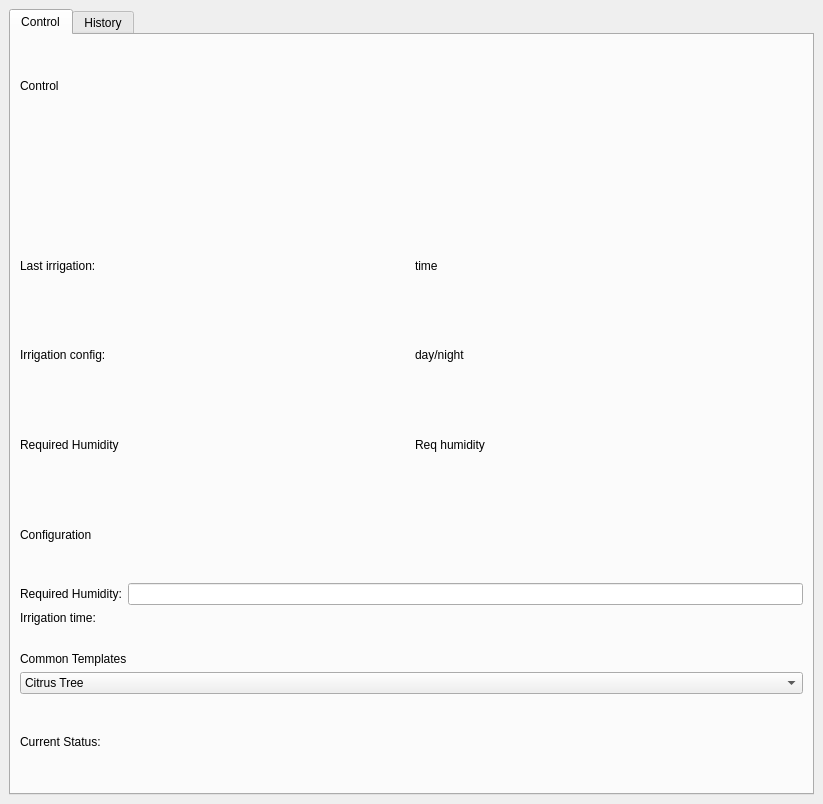
<?xml version="1.0" encoding="UTF-8"?>
<ui version="4.0">
 <class>mainWindow</class>
 <widget class="CDPBaseMainWindow" name="mainWindow">
  <property name="geometry">
   <rect>
    <x>0</x>
    <y>0</y>
    <width>823</width>
    <height>804</height>
   </rect>
  </property>
  <property name="windowTitle">
   <string>Main Window</string>
  </property>
  <property name="msgBoxBgSvg">
   <string>:/themes/flat_light/backgrounds/bgMsgBox.svg</string>
  </property>
  <property name="msgBoxBtnSvg">
   <string>:/themes/flat_light/buttons/buttonPlain.svg</string>
  </property>
  <property name="themeNight">
   <string>flat_dark</string>
  </property>
  <property name="themeDay">
   <string>flat_light</string>
  </property>
  <property name="numPadName" stdset="0">
   <string>CDPBaseNumPad</string>
  </property>
  <property name="keyPadName" stdset="0">
   <string>CDPBaseKeyPad</string>
  </property>
  <widget class="QWidget" name="centralwidget">
   <layout class="QVBoxLayout" name="verticalLayout_5">
    <item>
     <widget class="CDPBaseTabWidget" name="cdpBaseTabWidget">
      <property name="currentIndex">
       <number>0</number>
      </property>
      <property name="svgFile">
       <string>:/themes/flat_light/tabs/tabWidget.svg</string>
      </property>
      <property name="stylingType">
       <enum>CDPBaseTabWidget::SVG</enum>
      </property>
      <widget class="QWidget" name="tab">
       <attribute name="title">
        <string>Control</string>
       </attribute>
       <layout class="QVBoxLayout" name="verticalLayout_4">
        <item>
         <layout class="QVBoxLayout" name="verticalLayout">
          <item>
           <widget class="CDPBaseLabel" name="cdpBaseLabel">
            <property name="text">
             <string>Control</string>
            </property>
           </widget>
          </item>
         </layout>
        </item>
        <item>
         <layout class="QHBoxLayout" name="horizontalLayout_2">
          <item>
           <widget class="CDPBaseMeter" name="cpdBaseMeter">
            <property name="meterType">
             <enum>CDPBaseMeter::Custom</enum>
            </property>
            <property name="textPrefix">
             <string>%</string>
            </property>
            <property name="textSuffix">
             <string>Humidity</string>
            </property>
            <property name="numPrecision" stdset="0">
             <number>0</number>
            </property>
            <property name="cdpRouting" stdset="0">
             <string>System.Controller.humidity.Value</string>
            </property>
           </widget>
          </item>
         </layout>
        </item>
        <item>
         <layout class="QHBoxLayout" name="horizontalLayout">
          <item>
           <widget class="CDPBaseLabel" name="cdpBaseLabel_2">
            <property name="text">
             <string>Last irrigation:</string>
            </property>
           </widget>
          </item>
          <item>
           <widget class="CDPBaseLabel" name="cdpBaseLabel_3">
            <property name="text">
             <string>time</string>
            </property>
            <property name="cdpRouting" stdset="0">
             <string>System.Controller.lastIrrigation</string>
            </property>
           </widget>
          </item>
         </layout>
        </item>
        <item>
         <layout class="QHBoxLayout" name="horizontalLayout_3">
          <item>
           <widget class="CDPBaseLabel" name="cdpBaseLabel_6">
            <property name="text">
             <string>Irrigation config:</string>
            </property>
           </widget>
          </item>
          <item>
           <widget class="CDPBaseLabel" name="cdpBaseLabel_7">
            <property name="text">
             <string>day/night</string>
            </property>
            <property name="cdpRouting" stdset="0">
             <string>System.Controller.cylceName</string>
            </property>
           </widget>
          </item>
         </layout>
        </item>
        <item>
         <layout class="QHBoxLayout" name="horizontalLayout_4">
          <item>
           <widget class="CDPBaseLabel" name="cdpBaseLabel_8">
            <property name="text">
             <string>Required Humidity</string>
            </property>
           </widget>
          </item>
          <item>
           <widget class="CDPBaseLabel" name="cdpBaseLabel_9">
            <property name="text">
             <string>Req humidity</string>
            </property>
            <property name="cdpRouting" stdset="0">
             <string>System.Controller.reqHumidity.Value</string>
            </property>
           </widget>
          </item>
         </layout>
        </item>
        <item>
         <layout class="QVBoxLayout" name="verticalLayout_2">
          <item>
           <widget class="CDPBaseLabel" name="cdpBaseLabel_4">
            <property name="text">
             <string>Configuration</string>
            </property>
           </widget>
          </item>
         </layout>
        </item>
        <item>
         <layout class="QHBoxLayout" name="horizontalLayout_5">
          <item>
           <widget class="CDPBaseLabel" name="cdpBaseLabel_10">
            <property name="text">
             <string>Required Humidity:</string>
            </property>
           </widget>
          </item>
          <item>
           <widget class="CDPBaseLineEdit" name="cdpBaseLineEdit">
            <property name="svgFile">
             <string>:/themes/flat_light/backgrounds/bgLineEdit.svg</string>
            </property>
            <property name="cdpRouting" stdset="0">
             <string>System.Controller.newReqHumidity</string>
            </property>
           </widget>
          </item>
         </layout>
        </item>
        <item>
         <layout class="QVBoxLayout" name="verticalLayout_3">
          <item>
           <widget class="CDPBaseLabel" name="cdpBaseLabel_5">
            <property name="text">
             <string>Irrigation time:</string>
            </property>
           </widget>
          </item>
          <item>
           <widget class="CDPBaseToggleButton" name="cdpBaseToggleButton">
            <property name="svgFile">
             <string>:/themes/flat_light/buttons/toggleButtonDefault.svg</string>
            </property>
            <property name="textLeft" stdset="0">
             <string>Day</string>
            </property>
            <property name="textRight" stdset="0">
             <string>Night</string>
            </property>
            <property name="cdpRouting" stdset="0">
             <string>System.Controller.Ncyle</string>
            </property>
            <property name="cdpValueOn" stdset="0">
             <string>1</string>
            </property>
            <property name="cdpValueOff" stdset="0">
             <string>0</string>
            </property>
           </widget>
          </item>
          <item>
           <widget class="CDPBaseLabel" name="cdpBaseLabel_11">
            <property name="text">
             <string>Common Templates</string>
            </property>
           </widget>
          </item>
          <item>
           <widget class="CDPBaseComboBox" name="cdpBaseComboBox">
            <property name="svgFile">
             <string>:/themes/flat_light/buttons/spinBox.svg</string>
            </property>
            <item>
             <property name="text">
              <string>Citrus Tree</string>
             </property>
            </item>
            <item>
             <property name="text">
              <string>Cactus</string>
             </property>
            </item>
            <item>
             <property name="text">
              <string>Dragon tree</string>
             </property>
            </item>
            <item>
             <property name="text">
              <string>Cast-iron plant</string>
             </property>
            </item>
            <item>
             <property name="text">
              <string>Custom</string>
             </property>
            </item>
           </widget>
          </item>
         </layout>
        </item>
        <item>
         <layout class="QHBoxLayout" name="horizontalLayout_7">
          <item>
           <widget class="CDPBaseLabel" name="cdpBaseLabel_12">
            <property name="text">
             <string>Current Status:</string>
            </property>
           </widget>
          </item>
          <item>
           <widget class="CDPBaseLabel" name="cdpBaseLabel_13">
            <property name="cdpRouting" stdset="0">
             <string>System.Controller.CurrentState</string>
            </property>
           </widget>
          </item>
         </layout>
        </item>
       </layout>
      </widget>
      <widget class="QWidget" name="tab_2">
       <attribute name="title">
        <string>History</string>
       </attribute>
       <layout class="QHBoxLayout" name="horizontalLayout_6">
        <item>
         <widget class="CDP::GraphWidgets::DatabaseGraphWidget" name="cdpDatabaseGraphWidget">
          <property name="databaseUrl">
           <url>
            <string>ip://127.0.0.1:17000</string>
           </url>
          </property>
          <property name="table">
           <string>SignalTable</string>
          </property>
          <property name="xAxisColumn">
           <string>timestamp</string>
          </property>
          <property name="yAxisColumns">
           <stringlist>
            <string>humidity</string>
           </stringlist>
          </property>
         </widget>
        </item>
       </layout>
      </widget>
     </widget>
    </item>
   </layout>
  </widget>
 </widget>
 <customwidgets>
  <customwidget>
   <class>CDPBaseLineEdit</class>
   <extends>QLineEdit</extends>
   <header>CDPBaseWidgets/CDPBaseLineEdit.h</header>
  </customwidget>
  <customwidget>
   <class>CDPBaseComboBox</class>
   <extends>QComboBox</extends>
   <header>CDPBaseWidgets/CDPBaseComboBox.h</header>
  </customwidget>
  <customwidget>
   <class>CDPBaseTabWidget</class>
   <extends>QTabWidget</extends>
   <header>CDPBaseWidgets/CDPBaseTabWidget.h</header>
   <container>1</container>
  </customwidget>
  <customwidget>
   <class>CDPBaseToggleButton</class>
   <extends>QWidget</extends>
   <header>CDPBaseWidgets/CDPBaseToggleButton.h</header>
  </customwidget>
  <customwidget>
   <class>CDPBaseLabel</class>
   <extends>QLabel</extends>
   <header>CDPBaseWidgets/CDPBaseLabel.h</header>
  </customwidget>
  <customwidget>
   <class>CDPBaseMeter</class>
   <extends>QWidget</extends>
   <header>CDPBaseWidgets/CDPBaseMeter.h</header>
  </customwidget>
  <customwidget>
   <class>CDPBaseMainWindow</class>
   <extends>QMainWindow</extends>
   <header>CDPBaseWidgets/CDPBaseMainWindow.h</header>
   <container>1</container>
  </customwidget>
  <customwidget>
   <class>CDP::GraphWidgets::DatabaseGraphWidget</class>
   <extends>QGraphicsView</extends>
   <header>cdp/graphwidgets/databasegraphwidget.h</header>
  </customwidget>
 </customwidgets>
 <resources/>
 <connections/>
</ui>
